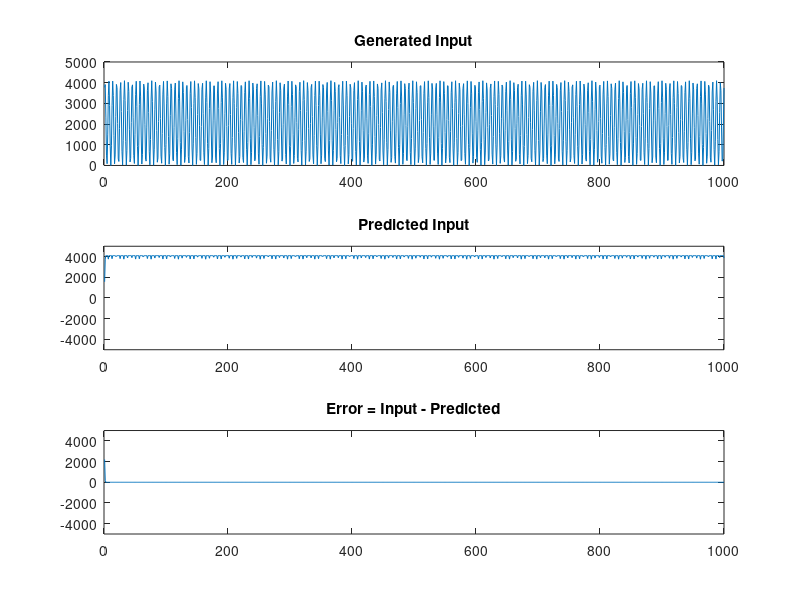

MATLAB code for this plot:
% reset everything
clear all; close all; clc;

% wait for button press
wait = 0;

% generate input
input_size = 1000;
input = uint16(2048 .* sin(1:input_size)' + 2048);

% create input buffer
buffer_size = 5;
buffer = zeros(buffer_size,1);

% create weights and randomize values
weights_size = 5;
weights = 1 .* rand(weights_size,1);

% set step size
step = 0.000000001;

% create vectors to hold values for predicted and error values
predicted_values = uint16(zeros(input_size,1));
error_values = uint16(zeros(input_size,1));

for ii = 1:input_size
    % read in next value
    buffer(:) = [input(ii); buffer(1:buffer_size-1)];
    
    % predict next value
    predict = buffer' * weights;
    if predict > 4096
        predict = 4096;
    elseif predict < 0 
        predict = 0;
    end
    
    % get error
    error = input(ii) - predict;
    
    % print out all values
    fprintf('Input = %6f \nPredicted = %6f \nError = %6f \n\n', ...
        input(ii), predict, error);
    if wait == 1
        k = waitforbuttonpress;
    end
    
    % calculate new weights based on error
    weights(:) = (1-step) .* weights + step * double(error) .* buffer;
    
    % save predicted values and error values
    predicted_values(ii) = predict;
    error_values(ii) = error;
end

% plot subplot of actual values vs predicted values vs error values
fig1 = figure(1);
subplot(3,1,1);
plot(1:input_size, input);
title('Generated Input');
subplot(3,1,2);
plot(1:input_size, predicted_values);
title('Predicted Input');
axis([0 1000 -5000 5000])
subplot(3,1,3);
plot(1:input_size, error_values);
title('Error = Input - Predicted');
axis([0 1000 -5000 5000])


